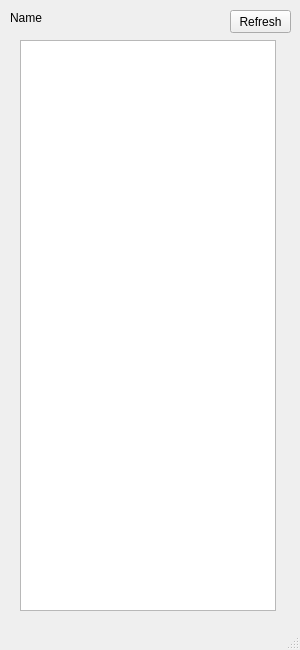
<?xml version="1.0" encoding="UTF-8"?>
<ui version="4.0">
 <class>UserListWindow</class>
 <widget class="QMainWindow" name="UserListWindow">
  <property name="geometry">
   <rect>
    <x>0</x>
    <y>0</y>
    <width>300</width>
    <height>650</height>
   </rect>
  </property>
  <property name="minimumSize">
   <size>
    <width>300</width>
    <height>650</height>
   </size>
  </property>
  <property name="maximumSize">
   <size>
    <width>300</width>
    <height>650</height>
   </size>
  </property>
  <property name="windowTitle">
   <string>MainWindow</string>
  </property>
  <widget class="QWidget" name="centralwidget">
   <widget class="QLabel" name="label">
    <property name="geometry">
     <rect>
      <x>10</x>
      <y>10</y>
      <width>211</width>
      <height>16</height>
     </rect>
    </property>
    <property name="text">
     <string>Name</string>
    </property>
   </widget>
   <widget class="QListView" name="listView">
    <property name="geometry">
     <rect>
      <x>20</x>
      <y>40</y>
      <width>256</width>
      <height>571</height>
     </rect>
    </property>
   </widget>
   <widget class="QPushButton" name="refresh">
    <property name="geometry">
     <rect>
      <x>230</x>
      <y>10</y>
      <width>61</width>
      <height>23</height>
     </rect>
    </property>
    <property name="cursor">
     <cursorShape>PointingHandCursor</cursorShape>
    </property>
    <property name="text">
     <string>Refresh</string>
    </property>
   </widget>
  </widget>
  <widget class="QMenuBar" name="menubar">
   <property name="geometry">
    <rect>
     <x>0</x>
     <y>0</y>
     <width>300</width>
     <height>23</height>
    </rect>
   </property>
  </widget>
  <widget class="QStatusBar" name="statusbar"/>
 </widget>
 <resources/>
 <connections/>
</ui>
